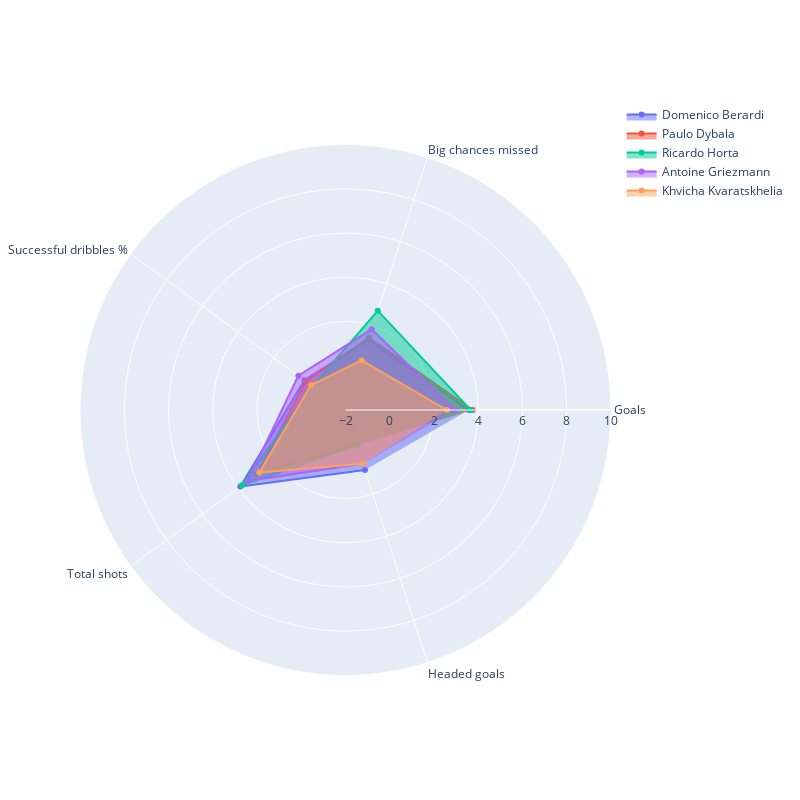

The cell this chart's notebook holds for it:
### Code cell
buscar_jugadores_similares('Pedro Gonçalves', caracteristicas_grafico)

### Figure 1 — Plotly figure (JSON) as saved in the notebook; plotly's stock layout.template omitted (floating-point values rounded to 4 significant figures)
{"data": [{"fill": "toself", "name": "Domenico Berardi", "r": [3.569, 1.342, 0.2905, 3.876, 0.8494], "theta": ["Goals", "Big chances missed", "Successful dribbles %", "Total shots", "Headed goals"], "type": "scatterpolar"}, {"fill": "toself", "name": "Paulo Dybala", "r": [3.749, 1.441, 0.2111, 2.968, -0.3214], "theta": ["Goals", "Big chances missed", "Successful dribbles %", "Total shots", "Headed goals"], "type": "scatterpolar"}, {"fill": "toself", "name": "Ricardo Horta", "r": [3.659, 2.722, -0.1636, 3.783, -0.3214], "theta": ["Goals", "Big chances missed", "Successful dribbles %", "Total shots", "Headed goals"], "type": "scatterpolar"}, {"fill": "toself", "name": "Antoine Griezmann", "r": [2.939, 1.835, 0.6342, 3.46, 0.5567], "theta": ["Goals", "Big chances missed", "Successful dribbles %", "Total shots", "Headed goals"], "type": "scatterpolar"}, {"fill": "toself", "name": "Khvicha Kvaratskhelia", "r": [2.579, 0.3563, -0.08247, 2.814, 0.5567], "theta": ["Goals", "Big chances missed", "Successful dribbles %", "Total shots", "Headed goals"], "type": "scatterpolar"}], "layout": {"autosize": false, "height": 800, "polar": {"radialaxis": {"range": [-2, 10], "visible": true}}, "showlegend": true, "width": 800}}
